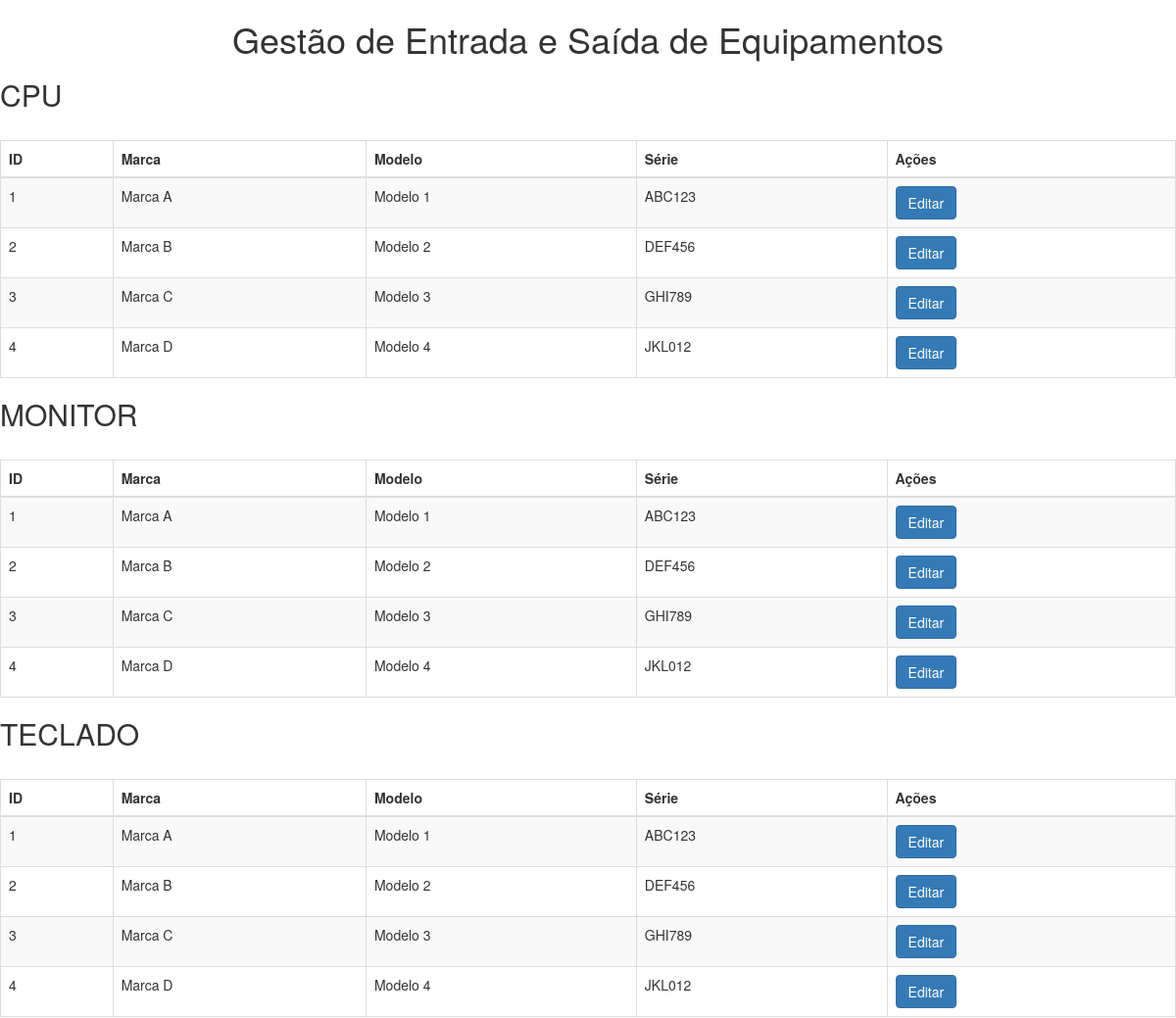
The page /Teste.php (upper part) on the database as committed earlier.
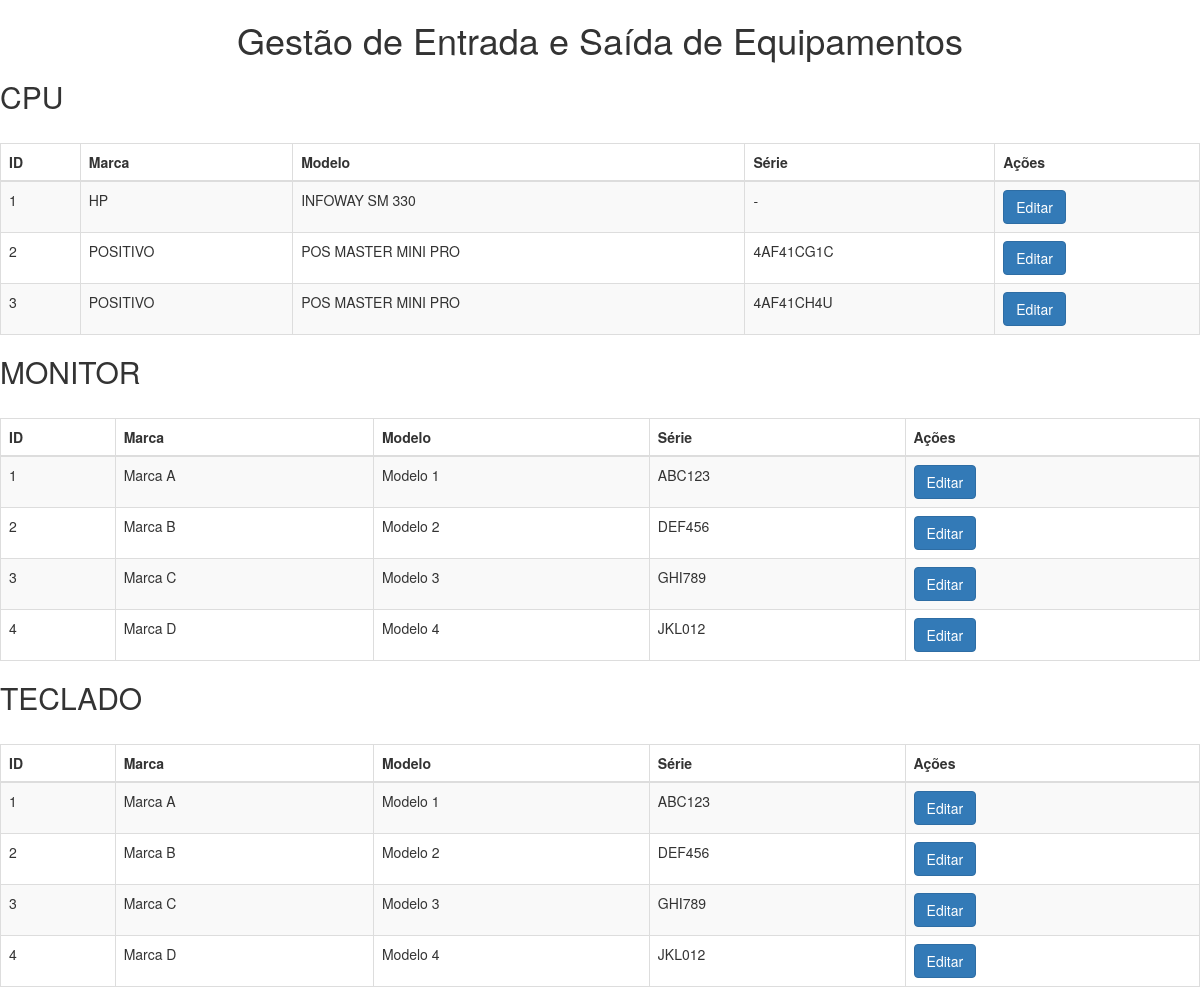
The same page on the database as committed later.
### tables this page shows
CREATE TABLE `cpu` (
  `ID` int(11) NOT NULL,
  `MARCA` varchar(100) NOT NULL,
  `MODELO` varchar(100) NOT NULL,
  `SERIE` varchar(100) NOT NULL,
  `PATRIMONIO` varchar(100) NOT NULL,
  `PROCESSADOR` varchar(100) NOT NULL,
  `MEMORIA_RAM` varchar(100) NOT NULL,
  `ARMAZENAMENTO` varchar(100) NOT NULL,
  `QUANTIDADE` int(11) NOT NULL,
  `OBS` varchar(255) NOT NULL
);

CREATE TABLE `monitor` (
  `ID` int(11) NOT NULL,
  `MARCA` varchar(100) NOT NULL,
  `MODELO` varchar(100) NOT NULL,
  `SERIE` varchar(100) NOT NULL,
  `TAMANHO` varchar(100) NOT NULL,
  `RESOLUCAO` varchar(100) NOT NULL,
  `QUANTIDADE` int(11) NOT NULL,
  `OBS` varchar(255) NOT NULL
);

CREATE TABLE `teclado` (
  `ID` int(11) NOT NULL,
  `MARCA` varchar(100) NOT NULL,
  `MODELO` varchar(100) NOT NULL,
  `SERIE` varchar(100) NOT NULL,
  `TIPO` varchar(100) NOT NULL,
  `LAYOUT` varchar(100) NOT NULL,
  `QUANTIDADE` int(11) NOT NULL,
  `OBS` varchar(255) NOT NULL
);

### Teste.php (the view, shortened to what this page needs)
<!DOCTYPE html>
<html>
<head>
<link rel="stylesheet" href="style.css">
    <link rel="stylesheet" href="https://maxcdn.bootstrapcdn.com/bootstrap/3.3.7/css/bootstrap.min.css">
    <link rel="stylesheet" href="https://cdn.datatables.net/1.10.19/css/dataTables.bootstrap.min.css">
</head>
<body>
<h1>Gestão de Entrada e Saída de Equipamentos</h1>
<?php
function exibirTabela($conexao, $tabela)
{
    $sql = "SELECT * FROM $tabela";
    $resultado = mysqli_query($conexao, $sql);
    if (mysqli_num_rows($resultado) > 0) {
        echo '<h2>' . $tabela . '</h2>';
        echo '<table id="' . $tabela . '-table" class="table table-striped table-bordered">';
        echo '<thead><tr><th>ID</th><th>Marca</th><th>Modelo</th><th>Série</th><th>Ações</th></tr></thead>';
        echo '<tbody>';
        while ($row = mysqli_fetch_assoc($resultado)) {
            echo '<tr>';
            echo '<td>' . $row['ID'] . '</td>';
            echo '<td>' . $row['MARCA'] . '</td>';
            echo '<td>' . $row['MODELO'] . '</td>';
            echo '<td>' . $row['SERIE'] . '</td>';
            echo '<td><button class="btn btn-primary btn-editar">Editar</button></td>';
            echo '</tr>';
        }
        echo '</tbody>';
        echo '</table>';
    }
}
$host = "localhost";
$usuario = "root";
$senha = "sysbot1";
$banco = "INVENTARIO";
$conexao = mysqli_connect($host, $usuario, $senha, $banco);
if (mysqli_connect_errno()) {
    echo '<div class="message error">Erro na conexão com o banco de dados: ' . mysqli_connect_error() . '</div>';
} else {
    $tabelas = array("CPU", "MONITOR", "TECLADO", "MOUSE", "NOTEBOOK", "IMPRESSORA", "COMPONENTES");
    foreach ($tabelas as $tabela) {
        exibirTabela($conexao, $tabela);
    }
}
?>
</body>
</html>

### css/style.css (style rules this page uses)
body { background-color: #f1f1f1; font-family: Arial, sans-serif; }
h1 { text-align: center; }
table { width: 100%; margin-top: 30px; border-collapse: collapse; }
table th, table td { padding: 8px; border: 1px solid #ccc; }

Rows that differ between the two databases and show on the page:
removed cpu: ID "4", MARCA "Marca D", MODELO "Modelo 4", SERIE "JKL012"
changed cpu id 1: MARCA "Marca A" → "HP"; MODELO "Modelo 1" → "INFOWAY SM 330"; SERIE "ABC123" → "-"
changed cpu id 2: MARCA "Marca B" → "POSITIVO"; MODELO "Modelo 2" → "POS MASTER MINI PRO"; SERIE "DEF456" → "4AF41CG1C"
changed cpu id 3: MARCA "Marca C" → "POSITIVO"; MODELO "Modelo 3" → "POS MASTER MINI PRO"; SERIE "GHI789" → "4AF41CH4U"
